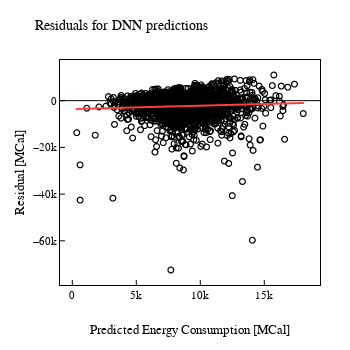

Here is the notebook cell this chart was saved with:
### Code cell
# Residual plot.
fig_residual = px.scatter(
    x= test_predictions,
    y= residual,
    trendline= "ols",
    trendline_color_override= "#fc4040",    
)

fig_residual.update_traces(
    marker_symbol= "circle-open",
    marker_color= "#000000"
)

fig_residual.update_layout(
    title= "Residuals for DNN predictions",
    xaxis_title= "Predicted Energy Consumption [MCal]",
    yaxis_title= "Residual [MCal]",
    # yaxis_zeroline= False,
    xaxis_zeroline= False,
    width= 350,
    height= 350,
    template= eda_tempelete_01_white,    
)

fig_residual.show()

### Figure 1 — Plotly figure (JSON) as saved in the notebook; plotly's stock layout.template omitted (floating-point values rounded to 4 significant figures; data arrays with more than 128 entries replaced by an {"elided": "..."} marker saying what was removed)
{"data": [{"hovertemplate": "x=%{x}<br>y=%{y}<extra></extra>", "legendgroup": "", "marker": {"color": "#000000", "symbol": "circle-open"}, "mode": "markers", "name": "", "showlegend": false, "type": "scattergl", "x": {"elided": "2214 float values"}, "xaxis": "x", "y": {"elided": "2214 float values"}, "yaxis": "y"}, {"hovertemplate": "<b>OLS trendline</b><br>y = 0.145689 * x + -3607.33<br>R<sup>2</sup>=0.003689<br><br>x=%{x}<br>y=%{y} <b>(trend)</b><extra></extra>", "legendgroup": "", "line": {"color": "#fc4040"}, "marker": {"color": "#000000", "symbol": "circle-open"}, "mode": "lines", "name": "", "showlegend": false, "type": "scattergl", "x": {"elided": "2214 float values"}, "xaxis": "x", "y": {"elided": "2214 float values"}, "yaxis": "y"}], "layout": {"height": 350, "legend": {"tracegroupgap": 0}, "margin": {"t": 60}, "title": {"text": "Residuals for DNN predictions"}, "width": 350, "xaxis": {"anchor": "y", "domain": [0, 1], "title": {"text": "Predicted Energy Consumption [MCal]"}, "zeroline": false}, "yaxis": {"anchor": "x", "domain": [0, 1], "title": {"text": "Residual [MCal]"}}}}
